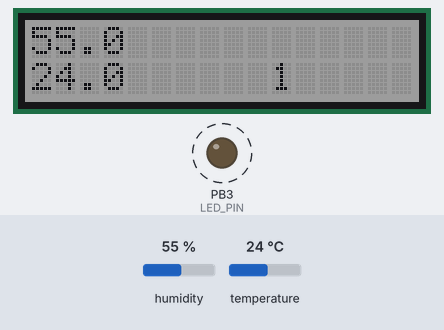
This sketch was run on a simulated ATtiny85, built with avr-gcc and run on an emulated ATtiny85. Shown: 16×2 character LCD, output pins drawn as LEDs (lit = HIGH). Dashed ring = blinking. Inputs (shaded band) come from the test bench; at power-on: humidity 55 %, temperature 24 °C.

Above: at 1.2 s.
1.3 s: humidity set to 22 %
At 3.0 s:
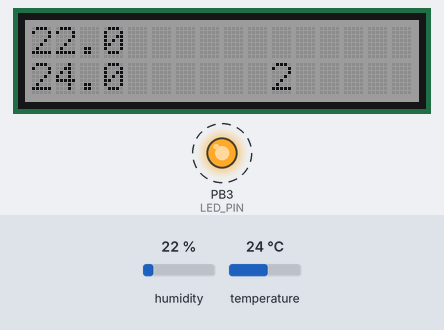
4.1 s: temperature set to 12 °C
At 5.0 s:
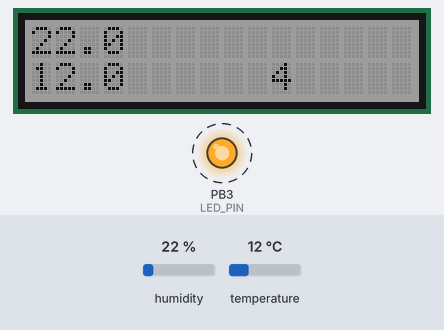
5.6 s: humidity set to 40 %
At 7.1 s:
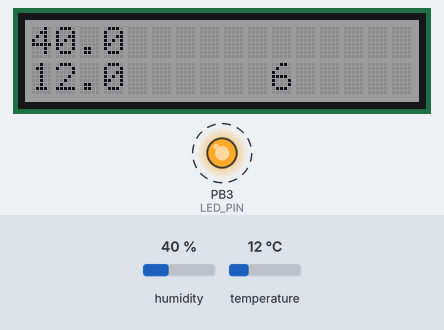
8.2 s: temperature set to 19 °C
At 9.1 s:
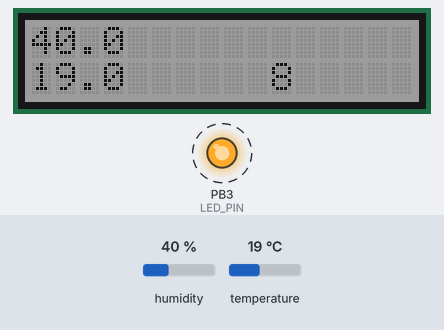
Timing chart, 0 to 10.7 s (numbered marks = the images above; inputs shaded):
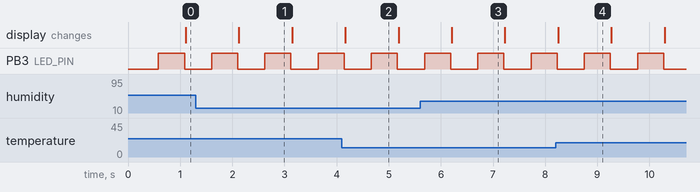

The sketch:

Temperature.ino
```cpp
// (licence header left out)
/*
  Temperature.ino v1.00
  This sketch was created for the ATtiny @ 16MHz project on
  Hackster.io at https://www.hackster.io/porrey/attiny-16mhz-610d41
  to demonstrate the correct functionality of the ATtiny85 running
  at 16 MHz.

  Created:        May 13th, 2016
  Last Modified:  May 13th, 2016
  Created By:     Daniel Porrey
  Site:           https://www.hackster.io/porrey

  Requires DHT Library 0.1.13 or 0.1.20 (may not work
  against other versions of this library). Found at
  http://arduino.cc/playground/Main/DHTLib.

  Source code on Github at:
  https://github.com/RobTillaart/Arduino/tree/master/libraries/DHTlib

  Also requires the Grove LCD library.
*/
#include <avr/power.h>
#include "dht.h"
#include "rgb_lcd_tiny.h"

// ***
// *** Connect the DHT22 to Pin 6/PB1 on the ATtiny85.
// ***
#define DHT_PIN 1

// ***
// *** Connect an LED to Pin 2/PB3 on the ATtiny85.
// ***
#define LED_PIN 3

// ***
// *** Create the DHT instance;
// ***
dht _dht;

// ***
// *** Crate the Grove LCD instance.
// ***
rgb_lcd _lcd;

void setup()
{
  // ***
  // *** Initialize the Grove LCD
  // ***
  _lcd.begin(16, 2);

  // ***
  // *** Set the LCD background color.
  // ***
  _lcd.setRGB(128, 128, 128);

  // ***
  // *** Set the LED pin to OUTPUT.
  // ***
  pinMode(LED_PIN, OUTPUT);

  // ***
  // *** Turn the LED off.
  // ***
  digitalWrite(LED_PIN, HIGH);
}

uint16_t i = 0;

void loop()
{
  // ***
  // *** Turn the LED on.
  // ***
  digitalWrite(LED_PIN, LOW);

  // ***
  // *** Read the temperature and humidity from the DHT22.
  // ***
  _dht.read22(DHT_PIN);

  // ***
  // *** Clear the LCD and update the display.
  // ***
  _lcd.clear();
  _lcd.setCursor(0, 0);
  _lcd.print(_dht.humidity, 1);
  _lcd.setCursor(0, 1);
  _lcd.print(_dht.temperature, 1);

  // ***
  // *** Display the counter.
  // ***
  _lcd.setCursor(10, 1);
  _lcd.print(i);

  // ***
  // *** Increment the counter.
  // ***
  i++;

  // ***
  // *** Delay 1/2 second.
  // ***
  delay(500);

  // ***
  // *** Turn the LED off.
  // ***
  digitalWrite(LED_PIN, HIGH);

  // ***
  // *** Delay 1/2 second.
  // ***
  delay(500);
}
```

Measured:
- by itself, PB3 (LED_PIN): alternates HIGH for 0.50 s and LOW for 0.52 s
- what the display in image 1 shows lasts 1.0 s, from 2.1 s to 3.1 s
